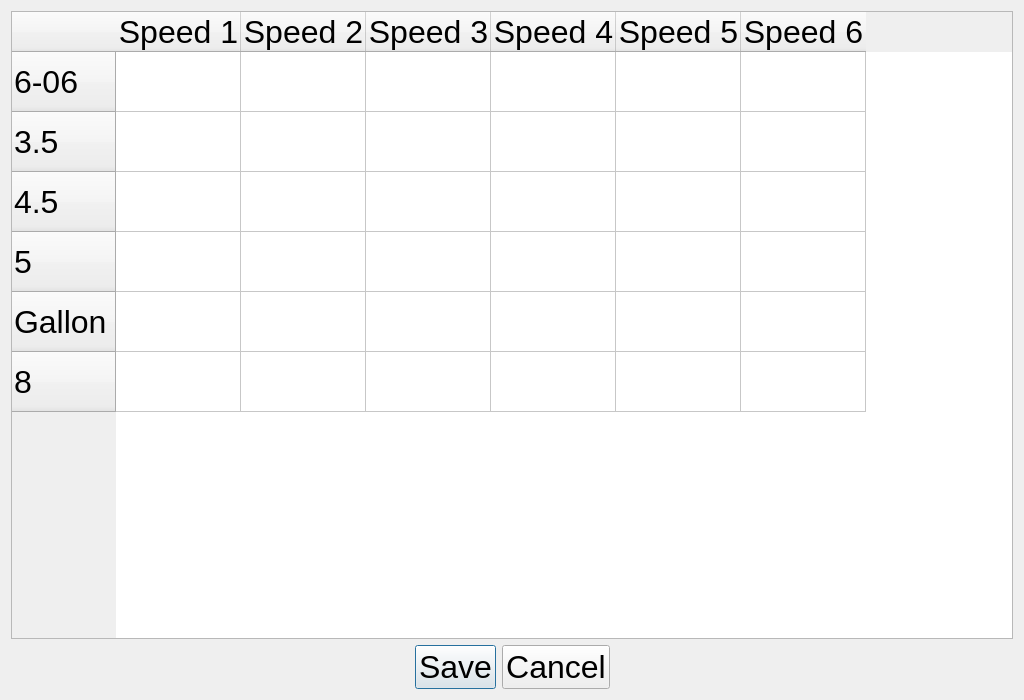
<?xml version="1.0" encoding="UTF-8"?>
<ui version="4.0">
 <class>TrayCalibFactors</class>
 <widget class="QDialog" name="TrayCalibFactors">
  <property name="geometry">
   <rect>
    <x>0</x>
    <y>0</y>
    <width>1024</width>
    <height>700</height>
   </rect>
  </property>
  <property name="maximumSize">
   <size>
    <width>16777215</width>
    <height>700</height>
   </size>
  </property>
  <property name="font">
   <font>
    <pointsize>24</pointsize>
   </font>
  </property>
  <property name="windowTitle">
   <string>Tray Counter Calibration Factors</string>
  </property>
  <layout class="QVBoxLayout" name="verticalLayout_2">
   <item>
    <layout class="QVBoxLayout" name="verticalLayout">
     <item>
      <widget class="QTableWidget" name="tableWidget">
       <property name="sizeAdjustPolicy">
        <enum>QAbstractScrollArea::AdjustToContents</enum>
       </property>
       <property name="selectionMode">
        <enum>QAbstractItemView::SingleSelection</enum>
       </property>
       <property name="rowCount">
        <number>6</number>
       </property>
       <property name="columnCount">
        <number>6</number>
       </property>
       <attribute name="horizontalHeaderCascadingSectionResizes">
        <bool>false</bool>
       </attribute>
       <attribute name="horizontalHeaderDefaultSectionSize">
        <number>125</number>
       </attribute>
       <attribute name="horizontalHeaderStretchLastSection">
        <bool>false</bool>
       </attribute>
       <attribute name="verticalHeaderDefaultSectionSize">
        <number>60</number>
       </attribute>
       <row>
        <property name="text">
         <string>6-06</string>
        </property>
       </row>
       <row>
        <property name="text">
         <string>3.5</string>
        </property>
       </row>
       <row>
        <property name="text">
         <string>4.5</string>
        </property>
       </row>
       <row>
        <property name="text">
         <string>5</string>
        </property>
       </row>
       <row>
        <property name="text">
         <string>Gallon</string>
        </property>
       </row>
       <row>
        <property name="text">
         <string>8</string>
        </property>
       </row>
       <column>
        <property name="text">
         <string>Speed 1</string>
        </property>
       </column>
       <column>
        <property name="text">
         <string>Speed 2</string>
        </property>
       </column>
       <column>
        <property name="text">
         <string>Speed 3</string>
        </property>
       </column>
       <column>
        <property name="text">
         <string>Speed 4</string>
        </property>
       </column>
       <column>
        <property name="text">
         <string>Speed 5</string>
        </property>
       </column>
       <column>
        <property name="text">
         <string>Speed 6</string>
        </property>
       </column>
      </widget>
     </item>
     <item>
      <widget class="QDialogButtonBox" name="buttonBox">
       <property name="orientation">
        <enum>Qt::Horizontal</enum>
       </property>
       <property name="standardButtons">
        <set>QDialogButtonBox::Cancel|QDialogButtonBox::Save</set>
       </property>
       <property name="centerButtons">
        <bool>true</bool>
       </property>
      </widget>
     </item>
    </layout>
   </item>
  </layout>
 </widget>
 <resources/>
 <connections>
  <connection>
   <sender>buttonBox</sender>
   <signal>accepted()</signal>
   <receiver>TrayCalibFactors</receiver>
   <slot>accept()</slot>
   <hints>
    <hint type="sourcelabel">
     <x>248</x>
     <y>254</y>
    </hint>
    <hint type="destinationlabel">
     <x>157</x>
     <y>274</y>
    </hint>
   </hints>
  </connection>
  <connection>
   <sender>buttonBox</sender>
   <signal>rejected()</signal>
   <receiver>TrayCalibFactors</receiver>
   <slot>reject()</slot>
   <hints>
    <hint type="sourcelabel">
     <x>316</x>
     <y>260</y>
    </hint>
    <hint type="destinationlabel">
     <x>286</x>
     <y>274</y>
    </hint>
   </hints>
  </connection>
 </connections>
</ui>
